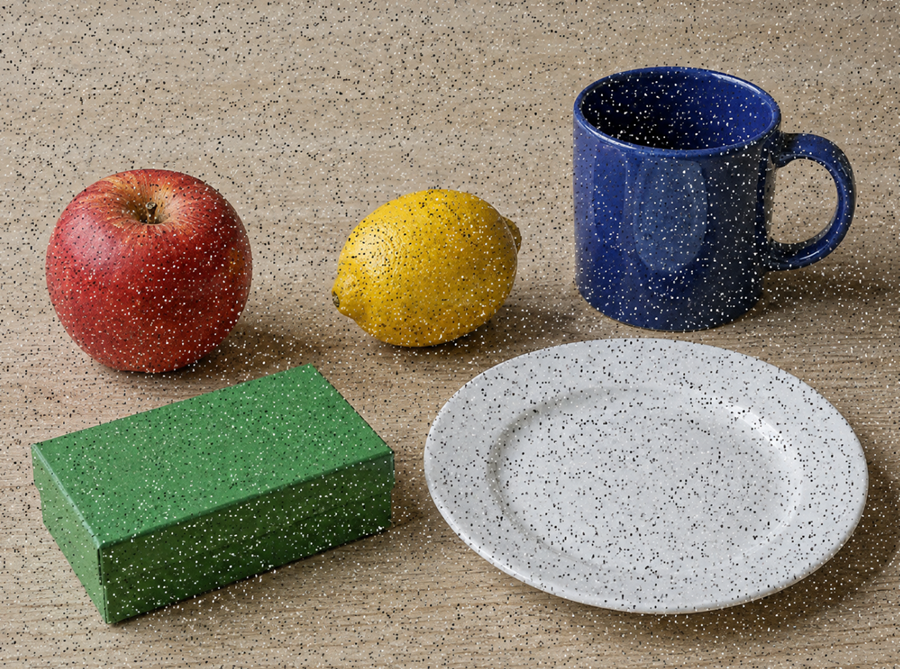
#> input picture goruntu_on_isleme_filtreleme/images/salt_pepper.png, 900 x 669 px
$ python median_blur.py
#> lines starting #> are read from the running program, lines starting #| are printed output that depends on the picture
import cv2

image = cv2.imread("images/salt_pepper.png")
#> image is the input picture: shape (669, 900, 3); mean B, G, R 115.3, 132.2, 141.5

# 3: 3x3 lük kernel
median_small = cv2.medianBlur(image, 3)
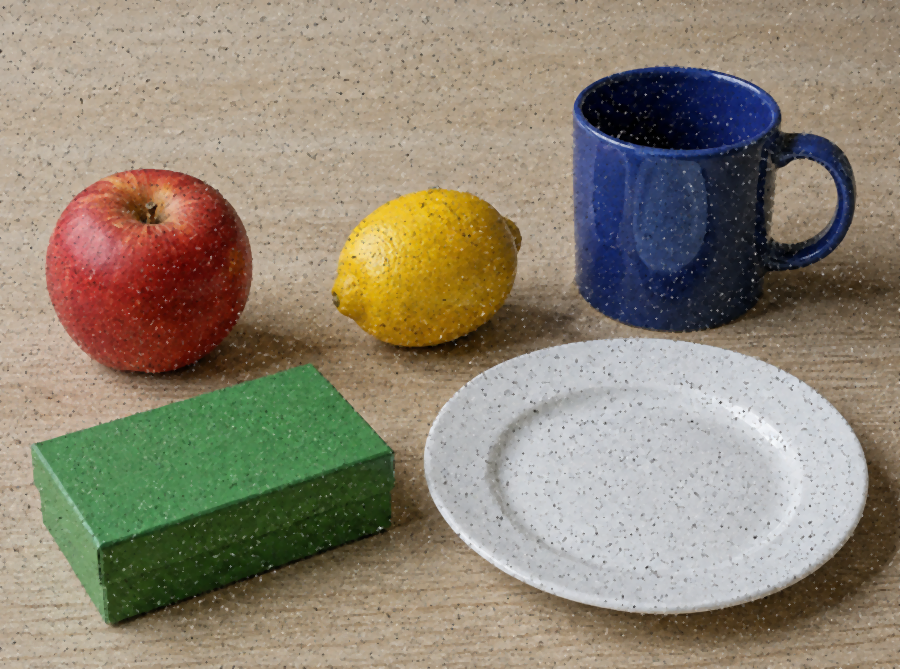
#> median_small: shape (669, 900, 3); mean B, G, R 115.1, 132.6, 142.3

# 5 ve 9 luk kernel boyutu ile filtre oluştur
median_medium = cv2.medianBlur(image, 5)
median_large = cv2.medianBlur(image, 9)

# sonuçları göster
cv2.imshow("orijinal", image)
cv2.imshow("Median 3x3", median_small)
cv2.imshow("Median 5x5", median_medium)
cv2.imshow("Median 9x9", median_large)

# medium filtreyi kaydet
cv2.imwrite("outputs/median_blur.jpg", median_medium)

cv2.waitKey(0)
cv2.destroyAllWindows()

$ run again, with goruntu_on_isleme_filtreleme/images/gurultulu.jpg saved as goruntu_on_isleme_filtreleme/images/salt_pepper.png
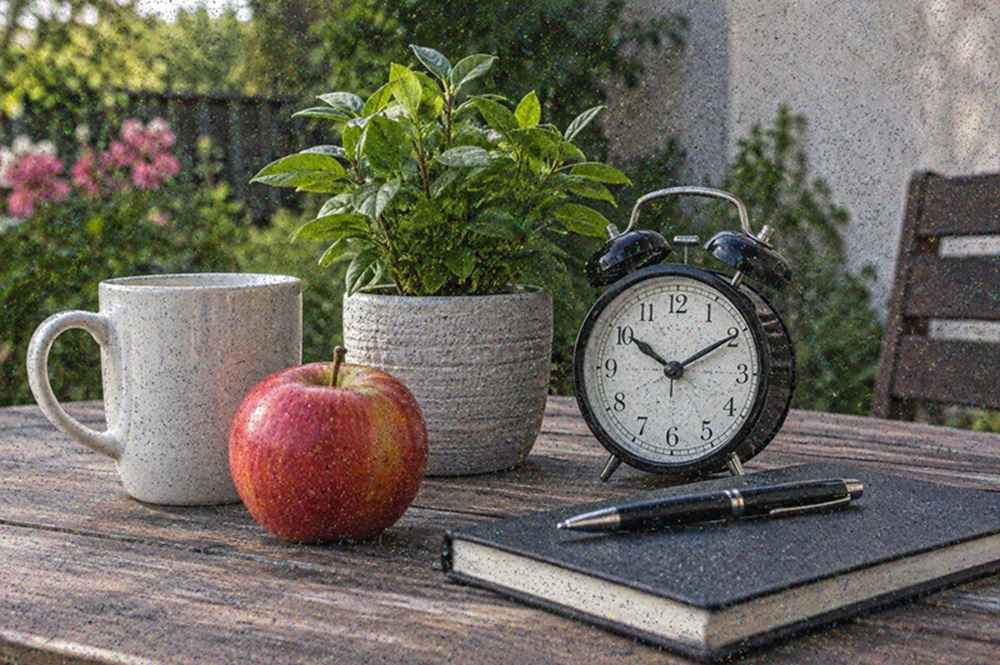
#> input picture goruntu_on_isleme_filtreleme/images/gurultulu.jpg, 1000 x 665 px
#> image is the input picture: shape (665, 1000, 3); mean B, G, R 92.8, 104.2, 107.7
#> `median_large = cv2.medianBlur(image, 9)`:
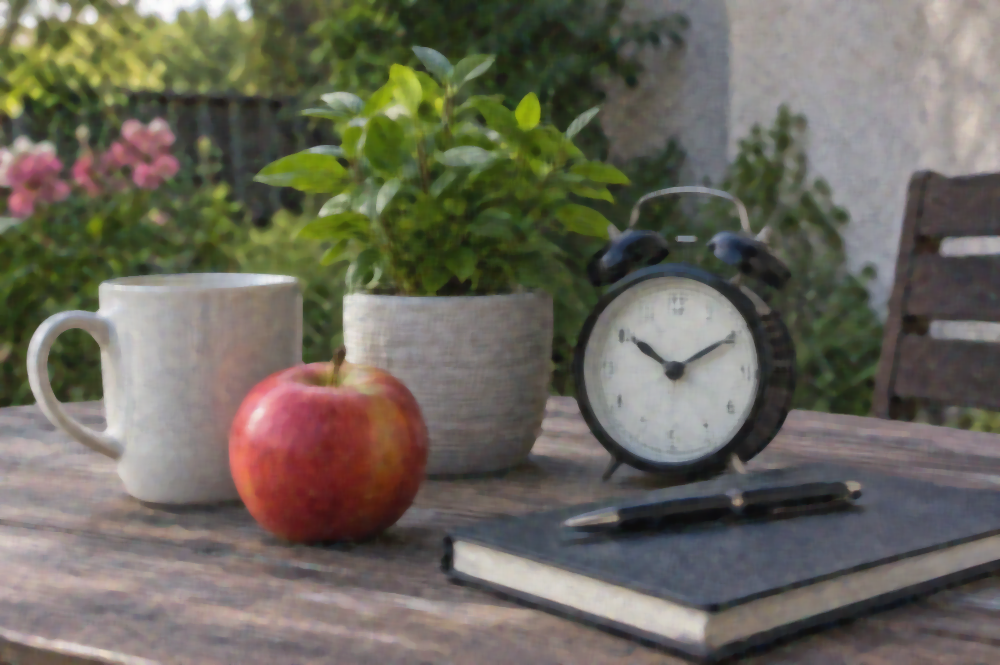
#> median_large: shape (665, 1000, 3); mean B, G, R 92.3, 103.9, 107.5
